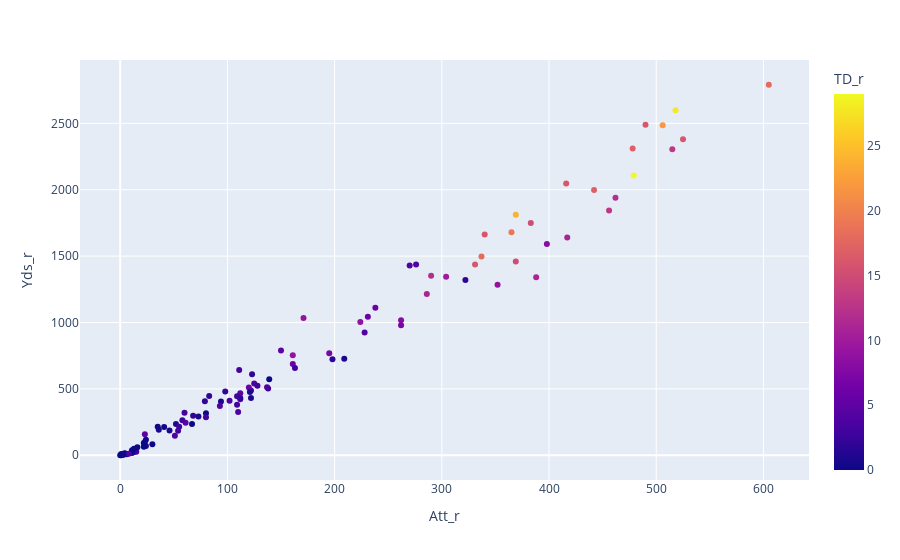

This figure's notebook cell:
### Code cell
fig = px.scatter(rb, 'Att_r', 'Yds_r', hover_name=rb.index, color='TD_r')
fig.show()

### Figure 1 — Plotly figure (JSON) as saved in the notebook; plotly's stock layout.template omitted (floating-point values rounded to 4 significant figures)
{"data": [{"hovertemplate": "<b>%{hovertext}</b><br><br>Att_r=%{x}<br>Yds_r=%{y}<br>TD_r=%{marker.color}<extra></extra>", "hovertext": ["Christian McCaffrey", "Derrick Henry", "Aaron Jones", "Ezekiel Elliott", "Dalvin Cook", "Nick Chubb", "Austin Ekeler", "Mark Ingram", "Chris Carson", "Saquon Barkley", "Joe Mixon", "Todd Gurley", "Leonard Fournette", "Alvin Kamara", "Marlon Mack", "Kenyan Drake", "Phillip Lindsay", "Raheem Mostert", "Carlos Hyde", "Sony Michel", "Devonta Freeman", "Melvin Gordon", "Ronald Jones", "Adrian Peterson", "James White", "Latavius Murray", "Tevin Coleman", "James Conner", "Damien Williams", "Duke Johnson", "Jamaal Williams", "David Johnson", "Peyton Barber", "Jordan Howard", "Royce Freeman", "LeSean McCoy", "Gus Edwards", "DeAndre Washington", "Tarik Cohen", "Matt Breida", "Frank Gore", "Kerryon Johnson", "Rex Burkhead", "Nyheim Hines", "Boston Scott", "Chase Edmonds", "Rashaad Penny", "Kareem Hunt", "Malcolm Brown", "Brian Hill", "Jaylen Samuels", "Darrel Williams", "Chris Thompson", "J.D. McKissic", "Mike Boone", "Jalen Richard", "Jordan Wilkins", "Jeff Wilson", "Brandon Bolden", "Dion Lewis", "Dare Ogunbowale", "Kalen Ballage", "Giovani Bernard", "Wayne Gallman", "Jonathan Williams", "Kyle Juszczyk", "Mark Walton", "Dontrell Hilliard", "Bilal Powell", "Ito Smith", "Ameer Abdullah", "Justin Jackson", "C.J. Ham", "Ty Montgomery", "C.J. Prosise", "T.J. Yeldon", "Wendell Smallwood", "Trey Edmunds", "Javorius Allen", "Darren Sproles", "Andy Janovich", "Danny Vitale", "Derek Watt", "Kenjon Barner", "Marshawn Lynch", "Alex Armah", "Nick Bellore", "Devontae Booker", "Spencer Ware", "Dwayne Washington", "Zach Line", "Mike Davis", "Patrick DiMarco", "Elijhaa Penny", "C.J. Anderson", "Jay Ajayi", "Dalyn Dawkins", "Anthony Sherman", "Tyler Ervin", "T.J. Logan", "Samaje Perine", "Keith Smith", "Zach Zenner", "Josh Adams", "Buddy Howell", "John Kelly", "Ricky Ortiz", "De'Lance Turner", "James Develin", "Alfred Morris", "Roosevelt Nix", "Senorise Perry"], "legendgroup": "", "marker": {"color": [22, 28, 24, 18, 15, 16, 6, 16, 16, 17, 13, 29, 8, 19, 17, 12, 16, 9, 11, 13, 2, 18, 7, 12, 6, 11, 10, 16, 9, 2, 4, 9, 11, 15, 8, 7, 4, 3, 3, 4, 2, 6, 3, 4, 5, 6, 5, 9, 5, 2, 1, 3, 0, 0, 3, 1, 3, 4, 5, 1, 2, 4, 3, 3, 1, 0, 0, 2, 0, 5, 0, 2, 0, 1, 1, 1, 3, 0, 4, 1, 1, 0, 1, 0, 4, 3, 0, 1, 2, 0, 0, 4, 0, 0, 2, 3, 0, 0, 0, 0, 0, 0, 3, 3, 0, 0, 0, 0, 4, 2, 0, 0], "coloraxis": "coloraxis", "symbol": "circle"}, "mode": "markers", "name": "", "showlegend": false, "type": "scatter", "x": [506, 518, 369, 605, 383, 490, 238, 340, 525, 478, 515, 479, 398, 365, 442, 290, 416, 171, 417, 456, 198, 337, 195, 462, 161, 286, 304, 331, 161, 123, 228, 352, 388, 369, 262, 262, 270, 138, 163, 276, 322, 231, 122, 137, 61, 120, 150, 224, 112, 98, 122, 54, 80, 41, 60, 94, 111, 93, 23, 209, 11, 110, 109, 80, 52, 11, 67, 13, 139, 112, 24, 79, 13, 73, 24, 121, 109, 22, 51, 46, 3, 1, 11, 23, 102, 15, 1, 36, 68, 35, 16, 125, 4, 22, 83, 55, 11, 5, 1, 5, 13, 6, 58, 128, 5, 30, 0, 5, 8, 112, 1, 3], "xaxis": "x", "y": [2485, 2599, 1812, 2791, 1750, 2490, 1111, 1663, 2381, 2310, 2305, 2108, 1591, 1680, 1999, 1352, 2048, 1033, 1641, 1843, 724, 1497, 768, 1940, 688, 1215, 1344, 1437, 754, 611, 924, 1285, 1341, 1460, 1017, 979, 1429, 502, 657, 1437, 1321, 1044, 488, 513, 245, 511, 789, 1003, 467, 480, 431, 185, 316, 213, 320, 404, 643, 371, 159, 726, 17, 326, 381, 286, 235, 37, 235, 49, 572, 421, 116, 406, 25, 291, 69, 477, 445, 92, 146, 186, 6, 3, 21, 99, 410, 26, 0, 192, 297, 214, 61, 541, 16, 64, 446, 214, 26, 11, 10, 12, 48, 8, 263, 523, 10, 83, 0, 10, 11, 432, 4, 3], "yaxis": "y"}], "layout": {"autosize": true, "coloraxis": {"colorbar": {"title": {"text": "TD_r"}}, "colorscale": [[0, "#0d0887"], [0.1111, "#46039f"], [0.2222, "#7201a8"], [0.3333, "#9c179e"], [0.4444, "#bd3786"], [0.5556, "#d8576b"], [0.6667, "#ed7953"], [0.7778, "#fb9f3a"], [0.8889, "#fdca26"], [1, "#f0f921"]]}, "legend": {"tracegroupgap": 0}, "margin": {"t": 60}, "xaxis": {"anchor": "y", "autorange": true, "domain": [0, 1], "range": [-37.28, 642.3], "title": {"text": "Att_r"}, "type": "linear"}, "yaxis": {"anchor": "x", "autorange": true, "domain": [0, 1], "range": [-197.9, 2989.0], "title": {"text": "Yds_r"}, "type": "linear"}}}
